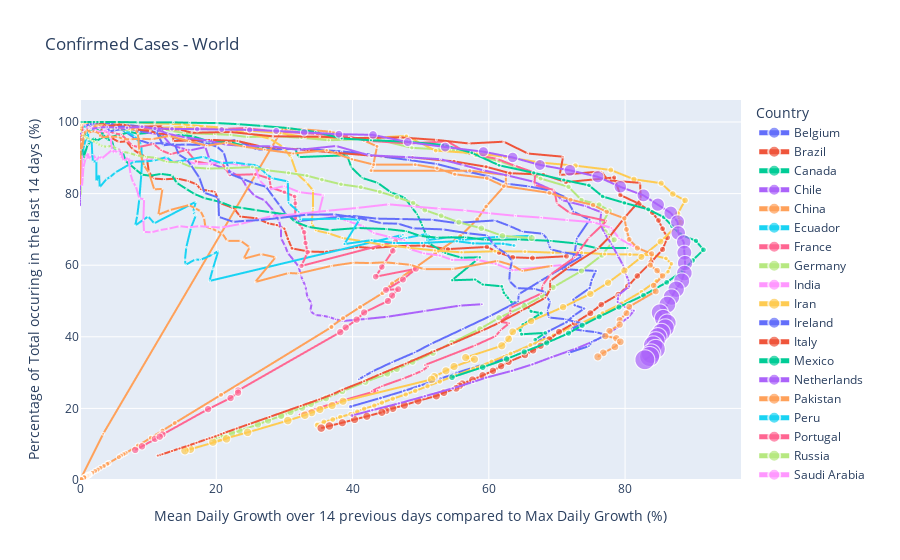

Notebook code cell kept with this figure:
### Markdown cell above
### Plot

### Code cell
list_top_15_countries = daily_cases_global.sort_values(daily_cases_global.columns[-2], ascending=False).reset_index()['Country/Region'][:25].to_list()    
ct_w.value = list_top_15_countries


if cases_w.value == 'Confirmed Cases':

    daily_cases_global_2 = plot_phase_space_world(daily_cases_global, 
                                           title = cases_w.value, time_window=int(tw_w.value), 
                                           n_cases = min_w.value, country=ct_w.value)
elif cases_w.value == 'Deaths':
    daily_deaths_global_2 = plot_phase_space_world(daily_deaths_global, 
                                            title = cases_w.value, time_window=int(tw_w.value), 
                                            n_cases = min_w.value, country=ct_w.value)
else:
    print('ERROR in dataframe')
